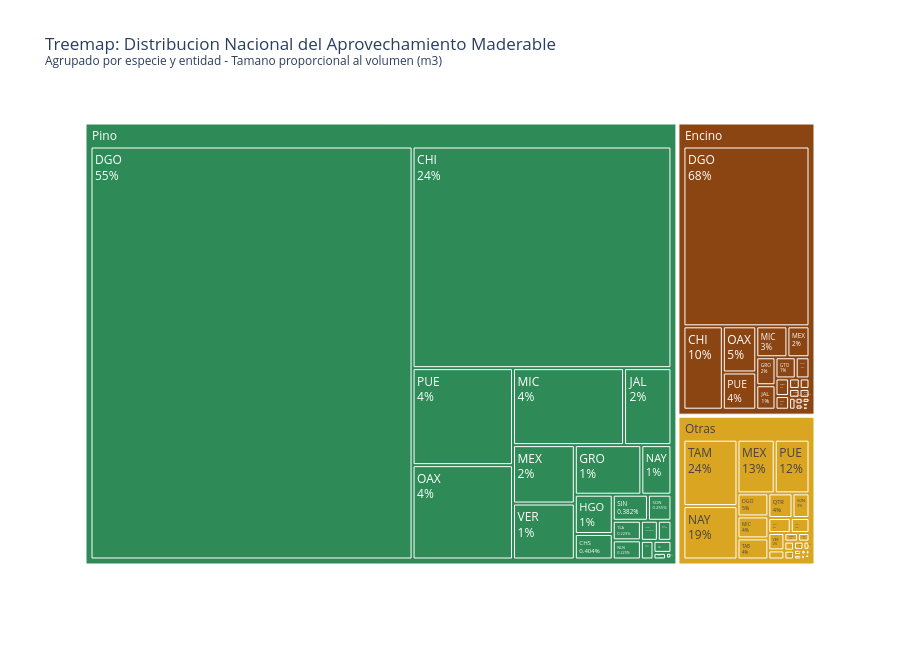

Notebook code cell kept with this figure:
### Markdown cell above
---
## 4. Composicion Maderable: Todas las Entidades (Treemap)

Un treemap permite visualizar la jerarquia del volumen maderable de cada entidad con su distribucion por especie en una sola vista.

### Code cell
# Grafico 4: Treemap de composicion maderable
df_melt = df_bio_estados.melt(
    id_vars=['estado'],
    value_vars=['Pino', 'Encino', 'Otras'],
    var_name='Especie',
    value_name='Volumen'
)
df_melt = df_melt[df_melt['Volumen'] > 0]

fig4 = px.treemap(
    df_melt,
    path=['Especie', 'estado'],
    values='Volumen',
    color='Especie',
    color_discrete_map={'Pino': COLOR_PINO, 'Encino': COLOR_ENCINO, 'Otras': COLOR_OTRAS},
    title='Treemap: Distribucion Nacional del Aprovechamiento Maderable<br><sup>Agrupado por especie y entidad - Tamano proporcional al volumen (m3)</sup>'
)

fig4.update_layout(
    template=template_style,
    height=650
)

fig4.update_traces(textinfo='label+percent parent')

fig4.show()

### Figure 1 — Plotly figure (JSON) as saved in the notebook; plotly's stock layout.template omitted (floating-point values rounded to 4 significant figures)
{"data": [{"branchvalues": "total", "customdata": [["Encino"], ["Encino"], ["Encino"], ["Encino"], ["Encino"], ["Encino"], ["Encino"], ["Encino"], ["Encino"], ["Encino"], ["Encino"], ["Encino"], ["Encino"], ["Encino"], ["Encino"], ["Encino"], ["Encino"], ["Encino"], ["Encino"], ["Encino"], ["Encino"], ["Encino"], ["Encino"], ["Encino"], ["Otras"], ["Otras"], ["Otras"], ["Otras"], ["Otras"], ["Otras"], ["Otras"], ["Otras"], ["Otras"], ["Otras"], ["Otras"], ["Otras"], ["Otras"], ["Otras"], ["Otras"], ["Otras"], ["Otras"], ["Otras"], ["Otras"], ["Otras"], ["Otras"], ["Otras"], ["Otras"], ["Otras"], ["Otras"], ["Otras"], ["Otras"], ["Otras"], ["Otras"], ["Otras"], ["Pino"], ["Pino"], ["Pino"], ["Pino"], ["Pino"], ["Pino"], ["Pino"], ["Pino"], ["Pino"], ["Pino"], ["Pino"], ["Pino"], ["Pino"], ["Pino"], ["Pino"], ["Pino"], ["Pino"], ["Pino"], ["Pino"], ["Pino"], ["Pino"], ["Pino"], ["Pino"], ["Pino"]], "domain": {"x": [0, 1], "y": [0, 1]}, "hovertemplate": "labels=%{label}<br>Volumen=%{value}<br>parent=%{parent}<br>id=%{id}<br>Especie=%{customdata[0]}<extra></extra>", "ids": ["Encino/QRO", "Encino/CHI", "Encino/DGO", "Encino/GTO", "Encino/GRO", "Encino/HGO", "Encino/JAL", "Encino/MEX", "Encino/MIC", "Encino/NAY", "Encino/CHS", "Encino/NLN", "Encino/PUE", "Encino", "Encino/SLP", "Encino/SIN", "Encino/SON", "Encino/TAM", "Encino/TLA", "Encino/VER", "Encino/ZAC", "Encino/OAX", "Encino/AGS", "Encino/COL", "Otras/CHS", "Otras/CHI", "Otras/ZAC", "Otras/YUC", "Otras/VER", "Otras/TLA", "Otras/TAM", "Otras/TAB", "Otras/SON", "Otras/SIN", "Otras/SLP", "Otras/CDM", "Otras/QTR", "Otras/PUE", "Otras/OAX", "Otras/NAY", "Otras/MIC", "Otras/MEX", "Otras/JAL", "Otras/HGO", "Otras/GRO", "Otras/GTO", "Otras/DGO", "Otras/QRO", "Otras/COL", "Otras", "Otras/BCS", "Otras/BCN", "Otras/AGS", "Otras/CAM", "Pino", "Pino/COL", "Pino/CHS", "Pino/CHI", "Pino/DGO", "Pino/GTO", "Pino/GRO", "Pino/HGO", "Pino/JAL", "Pino/MEX", "Pino/MIC", "Pino/NLN", "Pino/OAX", "Pino/PUE", "Pino/QRO", "Pino/SLP", "Pino/SIN", "Pino/SON", "Pino/TAM", "Pino/TLA", "Pino/VER", "Pino/ZAC", "Pino/NAY", "Pino/BCN"], "labels": ["QRO", "CHI", "DGO", "GTO", "GRO", "HGO", "JAL", "MEX", "MIC", "NAY", "CHS", "NLN", "PUE", "Encino", "SLP", "SIN", "SON", "TAM", "TLA", "VER", "ZAC", "OAX", "AGS", "COL", "CHS", "CHI", "ZAC", "YUC", "VER", "TLA", "TAM", "TAB", "SON", "SIN", "SLP", "CDM", "QTR", "PUE", "OAX", "NAY", "MIC", "MEX", "JAL", "HGO", "GRO", "GTO", "DGO", "QRO", "COL", "Otras", "BCS", "BCN", "AGS", "CAM", "Pino", "COL", "CHS", "CHI", "DGO", "GTO", "GRO", "HGO", "JAL", "MEX", "MIC", "NLN", "OAX", "PUE", "QRO", "SLP", "SIN", "SON", "TAM", "TLA", "VER", "ZAC", "NAY", "BCN"], "marker": {"colors": ["#8B4513", "#8B4513", "#8B4513", "#8B4513", "#8B4513", "#8B4513", "#8B4513", "#8B4513", "#8B4513", "#8B4513", "#8B4513", "#8B4513", "#8B4513", "#8B4513", "#8B4513", "#8B4513", "#8B4513", "#8B4513", "#8B4513", "#8B4513", "#8B4513", "#8B4513", "#8B4513", "#8B4513", "#DAA520", "#DAA520", "#DAA520", "#DAA520", "#DAA520", "#DAA520", "#DAA520", "#DAA520", "#DAA520", "#DAA520", "#DAA520", "#DAA520", "#DAA520", "#DAA520", "#DAA520", "#DAA520", "#DAA520", "#DAA520", "#DAA520", "#DAA520", "#DAA520", "#DAA520", "#DAA520", "#DAA520", "#DAA520", "#DAA520", "#DAA520", "#DAA520", "#DAA520", "#DAA520", "#2E8B57", "#2E8B57", "#2E8B57", "#2E8B57", "#2E8B57", "#2E8B57", "#2E8B57", "#2E8B57", "#2E8B57", "#2E8B57", "#2E8B57", "#2E8B57", "#2E8B57", "#2E8B57", "#2E8B57", "#2E8B57", "#2E8B57", "#2E8B57", "#2E8B57", "#2E8B57", "#2E8B57", "#2E8B57", "#2E8B57", "#2E8B57"]}, "name": "", "parents": ["Encino", "Encino", "Encino", "Encino", "Encino", "Encino", "Encino", "Encino", "Encino", "Encino", "Encino", "Encino", "Encino", "", "Encino", "Encino", "Encino", "Encino", "Encino", "Encino", "Encino", "Encino", "Encino", "Encino", "Otras", "Otras", "Otras", "Otras", "Otras", "Otras", "Otras", "Otras", "Otras", "Otras", "Otras", "Otras", "Otras", "Otras", "Otras", "Otras", "Otras", "Otras", "Otras", "Otras", "Otras", "Otras", "Otras", "Otras", "Otras", "", "Otras", "Otras", "Otras", "Otras", "", "Pino", "Pino", "Pino", "Pino", "Pino", "Pino", "Pino", "Pino", "Pino", "Pino", "Pino", "Pino", "Pino", "Pino", "Pino", "Pino", "Pino", "Pino", "Pino", "Pino", "Pino", "Pino", "Pino"], "textinfo": "label+percent parent", "type": "treemap", "values": [8393.0, 114800.0, 792700.0, 14960.0, 18810.0, 6488.0, 16430.0, 23870.0, 33670.0, 10210.0, 3893.0, 700.0, 43530.0, 1160000.0, 3085.0, 1234.0, 3212.0, 1638.0, 606.4, 2670.0, 3584.0, 53990.0, 1317.0, 335.0, 1297.0, 13180.0, 1936.0, 822.6, 10960.0, 11020.0, 140900.0, 25560.0, 16430.0, 1471.0, 3066.0, 3411.0, 23390.0, 73240.0, 3325.0, 113300.0, 26620.0, 78440.0, 3852.0, 4620.0, 701.5, 615.0, 27920.0, 20.0, 120.0, 592800.0, 680.0, 4.0, 155.0, 5718.0, 7528000.0, 974.0, 30390.0, 1800000.0, 4174000.0, 160.7, 103500.0, 46790.0, 114400.0, 113300.0, 268100.0, 16930.0, 297400.0, 305700.0, 6777.0, 10690.0, 28770.0, 19190.0, 7367.0, 17270.0, 108500.0, 8555.0, 46840.0, 2600.0]}], "layout": {"height": 650, "legend": {"tracegroupgap": 0}, "title": {"text": "Treemap: Distribucion Nacional del Aprovechamiento Maderable<br><sup>Agrupado por especie y entidad - Tamano proporcional al volumen (m3)</sup>"}}}
